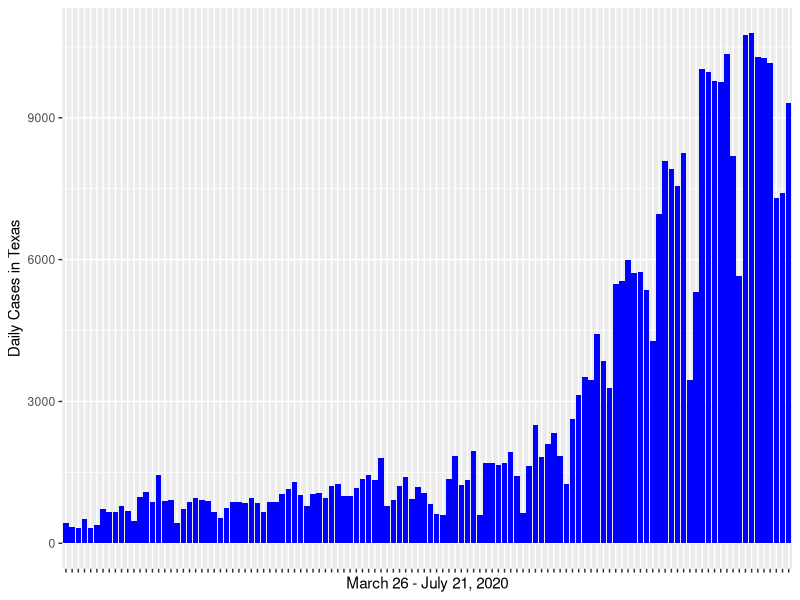
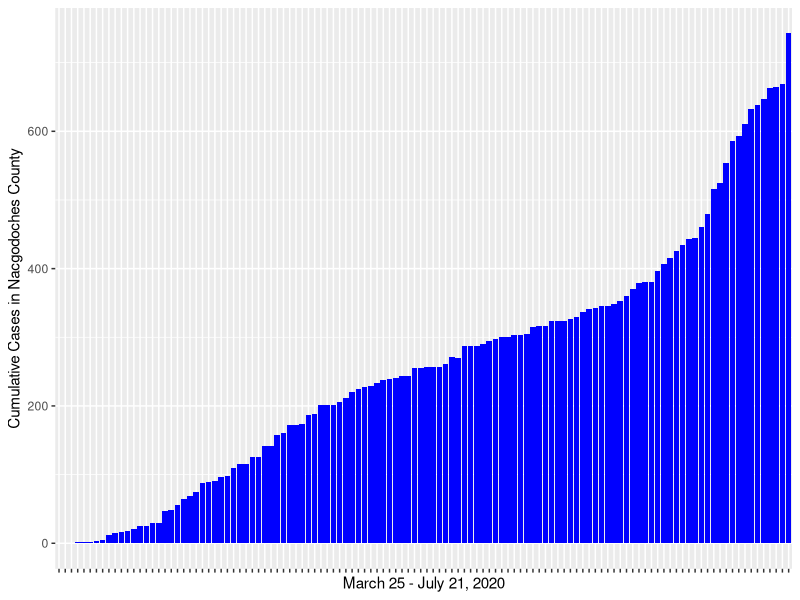

These charts were generated, in order, by the following R code:
## ---- chunk 1
knitr::opts_chunk$set(echo = TRUE)
## ---- chunk 2
# load libraries
library(tidyverse)

# set working directory
setwd(getwd())

# load data
data <- read.csv("dailycases.csv")

# define variables
# reformat date column to meet with ISO 8601 (yyyy-mm-dd)
date <- as.Date(data$date,"%m/%d/%y")
# daily cases 
dailyc <- data$dailycases
# daily fatalities
dailyf <- data$dailyfatalities

# barplot of daily cases
p <- ggplot(data, aes(x=date, y=dailyc)) +
  geom_bar(stat = "identity", fill = "blue") +
  theme(axis.text.x = element_blank()) +
  labs(x = "March 26 - July 21, 2020", y = "Daily Cases in Texas") 
p
## ---- chunk 3
# data wrangling
# transpose data and extract the last five characters from the date column

# load data
data2 <- read.csv("dailycounty2.csv")

# define variables
# reformat date column to meet with ISO 8601 (yyyy-mm-dd)
date <- as.Date(data2$date,"%m/%d/%y")
# cumulative cases for Nacogdoches County
dailyc <- data2$cumulative

# barplot of daily cases
p <- ggplot(data2, aes(x=date, y=dailyc)) +
  geom_bar(stat = "identity", fill = "blue") +
  theme(axis.text.x = element_blank()) +
  labs(x = "March 25 - July 21, 2020", y = "Cumulative Cases in Nacgodoches County")
p
# end of code
